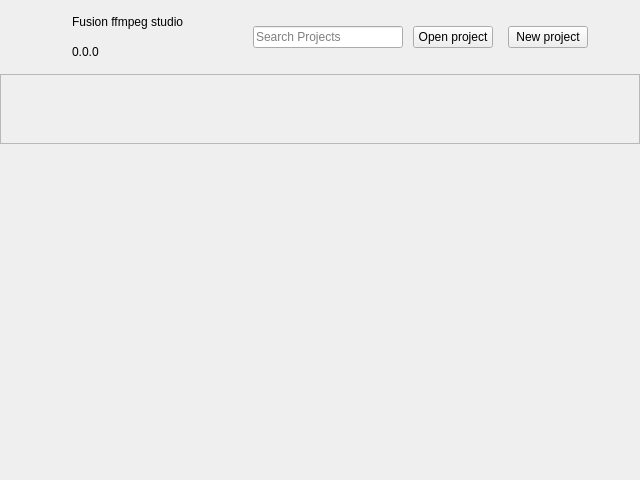
<?xml version="1.0" encoding="UTF-8"?>
<ui version="4.0">
 <class>WelcomePane</class>
 <widget class="QWidget" name="WelcomePane">
  <property name="enabled">
   <bool>true</bool>
  </property>
  <property name="geometry">
   <rect>
    <x>0</x>
    <y>0</y>
    <width>640</width>
    <height>480</height>
   </rect>
  </property>
  <property name="windowTitle">
   <string>Form</string>
  </property>
  <layout class="QVBoxLayout" name="verticalLayout" stretch="0,0,0">
   <property name="spacing">
    <number>0</number>
   </property>
   <property name="leftMargin">
    <number>0</number>
   </property>
   <property name="topMargin">
    <number>0</number>
   </property>
   <property name="rightMargin">
    <number>0</number>
   </property>
   <property name="bottomMargin">
    <number>0</number>
   </property>
   <item>
    <layout class="QHBoxLayout" name="horizontalLayout_2">
     <property name="spacing">
      <number>0</number>
     </property>
     <property name="leftMargin">
      <number>12</number>
     </property>
     <property name="topMargin">
      <number>12</number>
     </property>
     <property name="rightMargin">
      <number>12</number>
     </property>
     <property name="bottomMargin">
      <number>12</number>
     </property>
     <item>
      <layout class="QHBoxLayout" name="horizontalLayout_3" stretch="0,10,0,0,0">
       <property name="spacing">
        <number>10</number>
       </property>
       <property name="rightMargin">
        <number>0</number>
       </property>
       <property name="bottomMargin">
        <number>0</number>
       </property>
       <item>
        <layout class="QHBoxLayout" name="horizontalLayout_5">
         <item>
          <widget class="QLabel" name="logo_label">
           <property name="minimumSize">
            <size>
             <width>50</width>
             <height>50</height>
            </size>
           </property>
           <property name="styleSheet">
            <string notr="true">#logo_label { 
	border-image: url(&quot;:/Images/GoProPlayerAppIcon.png&quot;) 0 0 0 0 stretch stretch;
}</string>
           </property>
           <property name="text">
            <string/>
           </property>
          </widget>
         </item>
        </layout>
       </item>
       <item>
        <layout class="QVBoxLayout" name="verticalLayout_2">
         <item>
          <widget class="QLabel" name="app_name">
           <property name="text">
            <string>Fusion ffmpeg studio</string>
           </property>
          </widget>
         </item>
         <item>
          <widget class="QLabel" name="app_version">
           <property name="text">
            <string>0.0.0</string>
           </property>
          </widget>
         </item>
        </layout>
       </item>
       <item>
        <layout class="QHBoxLayout" name="horizontalLayout_6">
         <property name="spacing">
          <number>0</number>
         </property>
         <property name="leftMargin">
          <number>0</number>
         </property>
         <item>
          <widget class="QLineEdit" name="search_box_projects">
           <property name="minimumSize">
            <size>
             <width>150</width>
             <height>0</height>
            </size>
           </property>
           <property name="text">
            <string/>
           </property>
           <property name="placeholderText">
            <string>Search Projects</string>
           </property>
          </widget>
         </item>
        </layout>
       </item>
       <item>
        <layout class="QHBoxLayout" name="horizontalLayout_4">
         <property name="spacing">
          <number>15</number>
         </property>
         <property name="rightMargin">
          <number>0</number>
         </property>
         <item>
          <widget class="QPushButton" name="open_folder_button">
           <property name="text">
            <string>Open project</string>
           </property>
          </widget>
         </item>
         <item>
          <widget class="QPushButton" name="new_project_button">
           <property name="text">
            <string>New project</string>
           </property>
          </widget>
         </item>
        </layout>
       </item>
       <item>
        <spacer name="horizontalSpacer">
         <property name="orientation">
          <enum>Qt::Horizontal</enum>
         </property>
         <property name="sizeHint" stdset="0">
          <size>
           <width>40</width>
           <height>20</height>
          </size>
         </property>
        </spacer>
       </item>
      </layout>
     </item>
    </layout>
   </item>
   <item>
    <widget class="QScrollArea" name="recent_projects">
     <property name="sizePolicy">
      <sizepolicy hsizetype="Minimum" vsizetype="Minimum">
       <horstretch>0</horstretch>
       <verstretch>0</verstretch>
      </sizepolicy>
     </property>
     <property name="maximumSize">
      <size>
       <width>16777215</width>
       <height>16777214</height>
      </size>
     </property>
     <property name="widgetResizable">
      <bool>true</bool>
     </property>
     <widget class="QWidget" name="to_delete">
      <property name="geometry">
       <rect>
        <x>0</x>
        <y>0</y>
        <width>638</width>
        <height>69</height>
       </rect>
      </property>
      <property name="sizePolicy">
       <sizepolicy hsizetype="Minimum" vsizetype="Minimum">
        <horstretch>0</horstretch>
        <verstretch>0</verstretch>
       </sizepolicy>
      </property>
      <layout class="QVBoxLayout" name="verticalLayout_3"/>
     </widget>
    </widget>
   </item>
   <item>
    <spacer name="verticalSpacer">
     <property name="orientation">
      <enum>Qt::Vertical</enum>
     </property>
     <property name="sizeHint" stdset="0">
      <size>
       <width>20</width>
       <height>40</height>
      </size>
     </property>
    </spacer>
   </item>
  </layout>
 </widget>
 <resources/>
 <connections/>
</ui>
